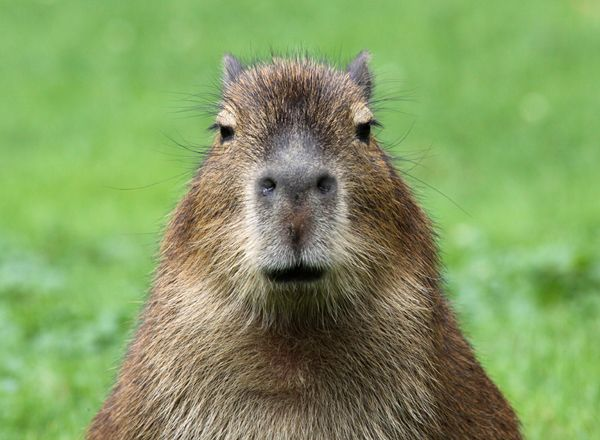
#> input picture python/CYOA/profile.jpg, 600 x 440 px
$ python AsciiGen.py
#> lines starting #> are read from the running program, lines starting #| are printed output that depends on the picture
#> further down, img is the input picture: PIL image 600x440 RGB; mean R, G, B 130.5, 155.8, 97.9
### python/CYOA/AsciiValGen.py
from PIL import ImageFont, ImageDraw, Image
# To determine the value of chars
from collections import OrderedDict
from bisect import bisect_left
import unicodedata

def getAsciiDict(charNum):
#> called with charNum = 2048
	font = ImageFont.truetype("/usr/share/fonts/truetype/dejavu/DejaVuSansMono.ttf")
	# /usr/share/fonts/truetype/dejavu/DejaVuSansMono.ttf
	# /usr/share/fonts/truetype/hack/Hack-Regular.ttf
	charWidth, charHeight = font.getsize(" ") # Always the same
	area = charWidth * charHeight # area of the font
	img = Image.new('RGB', (charWidth, charHeight))
	draw = ImageDraw.Draw(img)

	asciiDict = OrderedDict()

	chars = [chr(i) for i in range(charNum) if unicodedata.category(chr(i))[0]!="C"] # Get every drawable char

	for char in chars:
		draw.text((0,0), char, font=font) # Draw char to screen
		imgPx = img.load()
		bright = 0 # value of the char
		for y in range(img.height):
			for x in range(img.width): # every pixel of the char
				bright += imgPx[x,y][0]/255 # Add value of pixel to value of char
				imgPx[x,y] = (0,0,0) # Make pixel black bc we never reset it
		value = bright/area # sum of char pixel values over max value
		asciiDict[value] = char # Store it away

	# Post processing
	finalDict = {}
	SF = 255/max(asciiDict)
	# What the largest value has to be * by to be 255
	for key in sorted(asciiDict): # sort it for binary search
		finalDict[key*SF] = asciiDict[key] # Multiply keys to be from hopefully 0-255
		# It's fine if these are off as it grabs the closest one to the value of the pixel
	return finalDict

def getAnsiDict():
	ansiDict = {
		0:'\033[31;1;40m',
		42.5:'\033[33;1;40m',
		85:'\033[32;1;40m',
		127.5:'\033[36;1;40m',
		170:'\033[34;1;40m',
		212.5:'\033[35;1;40m',
		255:'\033[31;1;40m'
	} # I just don't want to see it tbh 🙃
	return ansiDict

def closest(dict, key, keyList=None):
	if keyList == None: # Grab the keylist if it was not passed
		# This would be done per pixel so pass it if possible
		keyList = list(dict.keys())

	keyIndex = bisect_left(keyList, key) # Do the searching

	try:
		hKey = keyList[keyIndex]
	except IndexError as err: # "list index out of range" 😒
		print(f'hKey: {err}') # Just so we know
		hKey = 0
	try:
		lKey = keyList[keyIndex-1]
	except IndexError as err: # "list index out of range" 😒
		print(f'lKey: {err}') # Just so we know
		lKey = 0

	if abs(hKey-key) > abs(lKey-key): # Which one is closer to the key
		return dict[lKey]
	else:
		return dict[hKey]

### python/CYOA/ds.py
from PIL import Image
from math import floor
# Either down sample or down scale

# [13 lines left out: function downSample, not called in this run]

def downScale(img, width):
	# Take an input image and an image to down scale
#> called with width = 64
	aspectRatio = img.height / img.width # ar of original image
#> aspectRatio = 0.733
	height = round(aspectRatio*width/2) # new height at half aspect ratio bc chars are tall
#> height = 23
	dsImg = Image.new('RGB', (width, height))
#> dsImg: PIL image 64x23 RGB; every value is 0

	imgSF = [1/img.width, 1/img.height] # Grab the scale factors
#> imgSF = [0.00167, 0.00227]
	dsImgSF = [1/dsImg.width, 1/dsImg.height]
#> dsImgSF = [0.0156, 0.0435]
	SF = [d / f for d, f in zip(dsImgSF, imgSF)] # Total scale factor
#> SF = [9.38, 19.13]
	imgPx = img.load()
	dsImgPx = dsImg.load()
	for x in range(0, dsImg.width):
		for y in range(0, dsImg.height):
			lx = floor(x * SF[0]) # Get the boundary indices
			ux = floor((x+1) * SF[0])
			ly = floor(y * SF[1])
			uy = floor((y+1) * SF[1])
			col = (0,0,0) # Set starting col
			for ix in range(lx, ux):
				for iy in range(ly, uy): # Every corresponding pix in the full img
					col = tuple(map(lambda c,i: c + i, col, imgPx[ix, iy])) # Add col and the img color
			col = tuple(map(lambda c: floor(c/((ux-lx)*(uy-ly))), col)) # divide by size of block
			dsImgPx[x,y] = col
	return dsImg

### python/CYOA/AsciiGen.py
from PIL import Image
from math import floor
from random import randint, random
from collections import OrderedDict
from bisect import bisect_left

from AsciiValGen import getAsciiDict, getAnsiDict, closest
from ds import downScale

def printHsv(hsvImg, ansiDict, asciiDict):
	hsvImgPx = hsvImg.load()
	reset = '\033[37;49m' # Console reset escape sequence
	pStr = "" # Start it with a reset char

	asciiKeys = list(asciiDict.keys()) # Needed for binary search
	ansiKeys = list(ansiDict.keys())

	for y in range(hsvImg.height):
		if pStr: # Only reset and \n after a line
			pStr += reset + '\n'
		for x in range(hsvImg.width):
			if hsvImgPx[x,y][1] < 100: # If pixel is unsaturated
				ansiSeq = '\033[37;1;40m' # White
			else: # Pixel is saturated
				hue = hsvImgPx[x,y][0] * (0.9+random()*0.1) # Make it a bit random
				ansiSeq = closest(ansiDict, hue, ansiKeys) # Grab the closest color to the hue
			pStr += ansiSeq

			value = hsvImgPx[x,y][2] * (0.9+random()*0.1) # Make it a bit random so its not uniform
			char = closest(asciiDict, value, asciiKeys) # Grab the closest char to brightness value
			pStr += char
	pStr += reset
	file = open("str.txt", 'w')
	file.write(pStr) # Put it into a file for copy pasting
	file.close()
	print(pStr)

def printImg(img, width=196, charNum=2048):
	asciiDict = getAsciiDict(charNum) # Grab the dictionaries
	ansiDict = getAnsiDict()

	dsImg = downScale(img, width) # Downscale to image
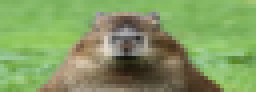
#> dsImg: PIL image 64x23 RGB (shown 4 times larger); mean R, G, B 130, 155.4, 97.4

	hsvImg = dsImg.convert('HSV')
#> hsvImg: PIL image 64x23 HSV; mean H, S, V 53.7, 98.6, 160.6

	printHsv(hsvImg, ansiDict, asciiDict) # Print it!
#> (printed output is left out)

# [6 lines of commented-out code are left out]

img = Image.open('profile.jpg') # 1kx100x3.png sunrise.jpeg img.png
print("Img opened")

printImg(img, 64)

$ run again, with python/1kx100x3.png saved as python/CYOA/profile.jpg
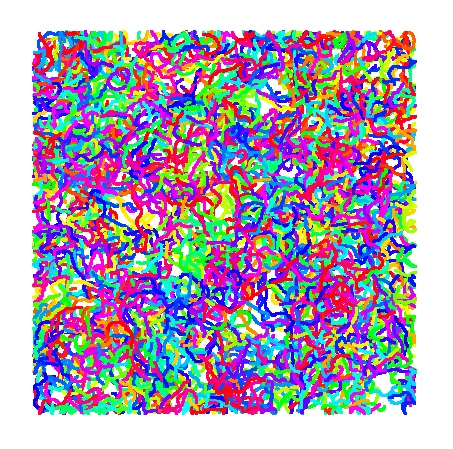
#> input picture python/1kx100x3.png, 453 x 449 px
#> img is the input picture: PIL image 453x449 RGB; mean R, G, B 172.8, 161.4, 179.9
#> in printImg, `dsImg = downScale(img, width)`:
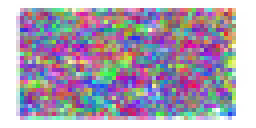
#> dsImg: PIL image 64x32 RGB (shown 4 times larger); mean R, G, B 172.2, 160.7, 179.2
#> hsvImg: PIL image 64x32 HSV; mean H, S, V 111.2, 93.7, 205.8
#> (printed output is left out)

$ run again, with python/sunrise.jpeg copied over python/CYOA/profile.jpg
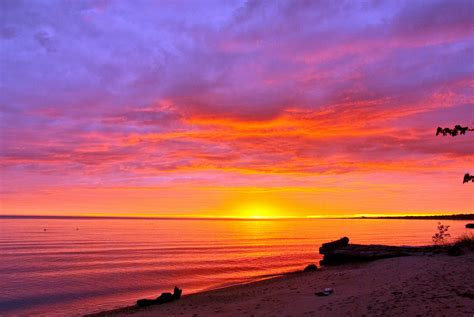
#> input picture python/sunrise.jpeg, 474 x 317 px
#> img is the input picture: PIL image 474x317 RGB; mean R, G, B 174.1, 90.5, 113.2
#> in printImg, `dsImg = downScale(img, width)`:
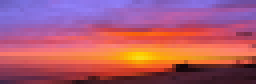
#> dsImg: PIL image 64x21 RGB (shown 4 times larger); mean R, G, B 173.8, 90.2, 113
#> hsvImg: PIL image 64x21 HSV; mean H, S, V 152.1, 152.7, 190.6
#> (printed output is left out)
